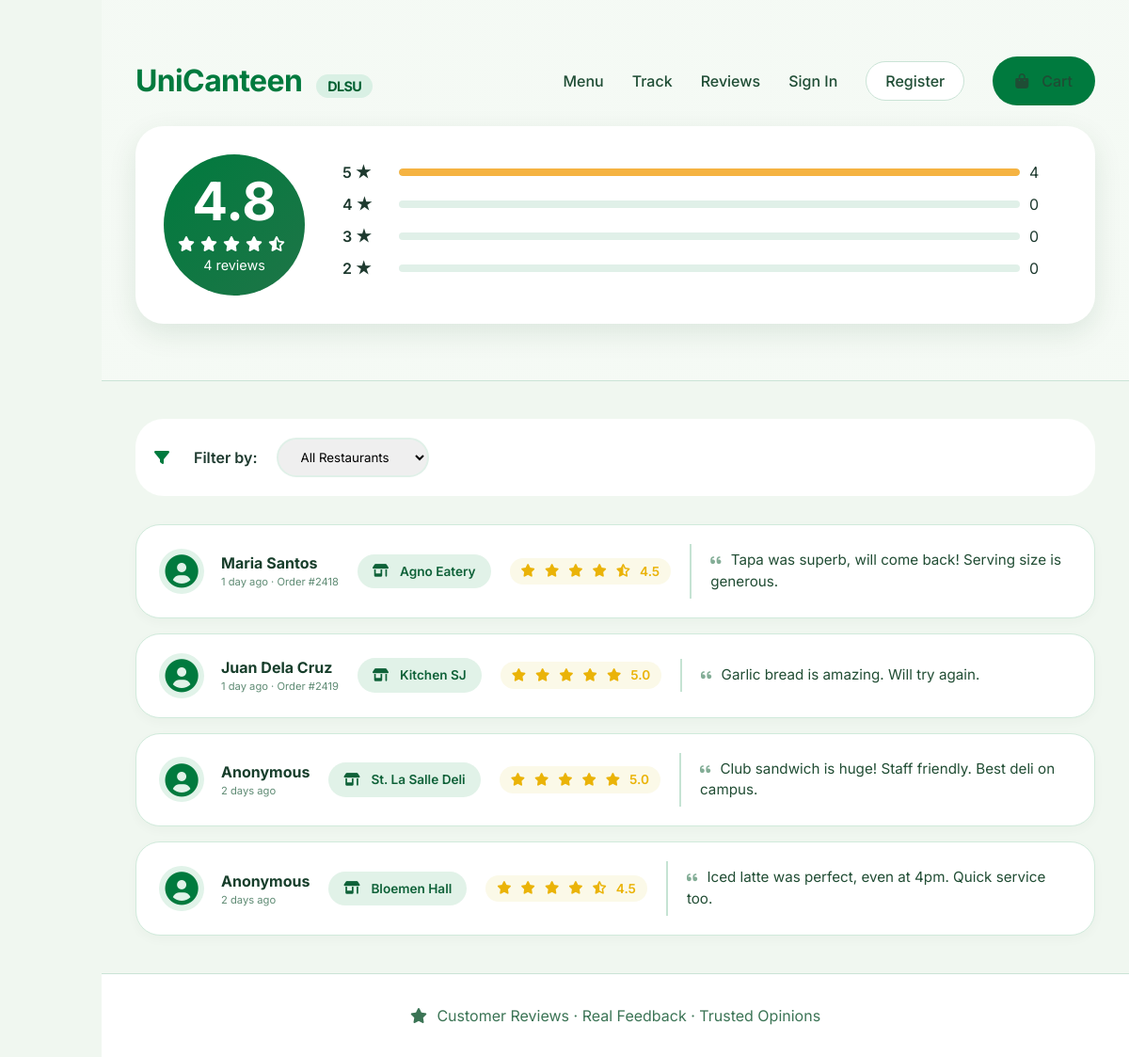
The page /frontend/reviews.php on the database its author committed.
### tables this page shows
CREATE TABLE Ratings (
    ID INT PRIMARY KEY AUTO_INCREMENT,
    restaurant_ID INT,
    order_ID INT UNIQUE,
    rating DECIMAL(3, 2) CHECK (rating BETWEEN 1.0 AND 5.0),
    review TEXT,
    timestamp TIMESTAMP DEFAULT CURRENT_TIMESTAMP,
    FOREIGN KEY (restaurant_ID) REFERENCES Restaurants(ID) ON DELETE CASCADE,
    FOREIGN KEY (order_ID) REFERENCES Orders(ID) ON DELETE CASCADE
);

CREATE TABLE Users (
    ID INT PRIMARY KEY AUTO_INCREMENT,
    email VARCHAR(60) UNIQUE NOT NULL,
    password VARCHAR(255) NOT NULL,
    full_name VARCHAR(100) NOT NULL,
    role ENUM('U', 'V', 'A') NOT NULL,
    created_at TIMESTAMP DEFAULT CURRENT_TIMESTAMP,
    is_active BOOLEAN DEFAULT TRUE,
    is_banned BOOLEAN DEFAULT FALSE,
    last_login TIMESTAMP NULL,
    login_attempts INT DEFAULT 0,
    locked_until TIMESTAMP NULL
);

CREATE TABLE Orders (
    ID INT PRIMARY KEY AUTO_INCREMENT,
    customer_ID INT,
    restaurant_ID INT,
    total_amount DECIMAL(10, 2) NOT NULL,
    status ENUM('P', 'PR', 'R', 'C') DEFAULT 'P',
    queue_number INT,
    payment_method ENUM('cash', 'gcash', 'card') DEFAULT 'cash',
    order_date TIMESTAMP DEFAULT CURRENT_TIMESTAMP,
    pickup_time TIME,
    FOREIGN KEY (customer_ID) REFERENCES Users(ID),
    FOREIGN KEY (restaurant_ID) REFERENCES Restaurants(ID)
);

CREATE TABLE Restaurants (
    ID INT PRIMARY KEY AUTO_INCREMENT,
    name VARCHAR(60) NOT NULL,
    address VARCHAR(100),
    description TEXT,
    logo_url VARCHAR(255),
    owner_ID INT,
    is_open BOOLEAN DEFAULT TRUE,
    created_at TIMESTAMP DEFAULT CURRENT_TIMESTAMP,
    FOREIGN KEY (owner_ID) REFERENCES Users(ID)
);

### config/config.php (called while the page is built, shortened)
<?php
if (!function_exists('url')) {
    function url($path = '') {
        return BASE_PATH . ltrim($path, '/');
    }
}
if (!function_exists('getTimeAgo')) {
    function getTimeAgo($timestamp) {
        $time_ago = strtotime($timestamp);
        $current_time = time();
        $time_difference = $current_time - $time_ago;
        $seconds = $time_difference;
        $minutes = round($seconds / 60);
        $hours = round($seconds / 3600);
        $days = round($seconds / 86400);
        if ($seconds < 60) {
            return "Just now";
        } else if ($minutes < 60) {
            return $minutes . " minute" . ($minutes > 1 ? "s" : "") . " ago";
        } else if ($hours < 24) {
            return $hours . " hour" . ($hours > 1 ? "s" : "") . " ago";
        } else {
            return $days . " day" . ($days > 1 ? "s" : "") . " ago";
        }
    }
}
?>

### frontend/reviews.php (the view, shortened to what this page needs)
<?php
require_once __DIR__ . '/../config/config.php';
$db = Database::getInstance()->getConnection();
$page = isset($_GET['page']) ? intval($_GET['page']) : 1;
$limit = 10;
$offset = ($page - 1) * $limit;
$restaurant_filter = isset($_GET['restaurant']) ? intval($_GET['restaurant']) : 0;
$reviewsQuery = "SELECT
    rt.*,
    r.name as restaurant_name,
    u.full_name as reviewer_name,
    u.email,
    o.queue_number as order_number
    FROM Ratings rt
    JOIN Restaurants r ON rt.restaurant_ID = r.ID
    LEFT JOIN Orders o ON rt.order_ID = o.ID
    LEFT JOIN Users u ON o.customer_ID = u.ID
    " . ($restaurant_filter > 0 ? "WHERE rt.restaurant_ID = $restaurant_filter" : "") . "
    ORDER BY rt.timestamp DESC
    LIMIT ? OFFSET ?";
$stmt = $db->prepare($reviewsQuery);
$stmt->bind_param("ii", $limit, $offset);
$stmt->execute();
$reviews = $stmt->get_result();
$statsQuery = "SELECT
    COUNT(*) as total_reviews,
    COALESCE(AVG(rating), 0) as avg_rating,
    SUM(CASE WHEN rating >= 4.5 THEN 1 ELSE 0 END) as five_star,
    SUM(CASE WHEN rating >= 3.5 AND rating < 4.5 THEN 1 ELSE 0 END) as four_star,
    SUM(CASE WHEN rating >= 2.5 AND rating < 3.5 THEN 1 ELSE 0 END) as three_star,
    SUM(CASE WHEN rating < 2.5 THEN 1 ELSE 0 END) as two_star
    FROM Ratings";
$statsResult = $db->query($statsQuery);
$stats = $statsResult->fetch_assoc();
?>
<!DOCTYPE html>
<html lang="en">
<head>
    <link rel="stylesheet" href="https://cdnjs.cloudflare.com/ajax/libs/font-awesome/6.0.0-beta3/css/all.min.css">
    <link rel="stylesheet" href="<?php echo url('assets/styles.css'); ?>">
</head>
<body>
    <div class="main-content">
        <section class="reviews-header">
            <div class="wrapper">
                <nav class="customer-nav" style="background: transparent; padding-top: 0;">
    <a href="<?php echo url('index.php'); ?>" class="logo">UniCanteen <span>DLSU</span></a>
    <div class="customer-nav-links">
        <a href="<?php echo url('index.php?page=customer'); ?>#menu">Menu</a>
        <a href="<?php echo url('index.php?page=customer'); ?>#track">Track</a>
        <a href="<?php echo url('frontend/reviews.php'); ?>">Reviews</a>
        <?php if(isset($_SESSION['user_id'])): ?>
            <a href="<?php echo url('frontend/profile.php'); ?>"><?php echo htmlspecialchars($_SESSION['user_name']); ?></a>
            <a href="<?php echo url('frontend/logout.php'); ?>" class="btn-outline">Logout</a>
        <?php else: ?>
            <a href="<?php echo url('frontend/login.php'); ?>">Sign In</a>
            <a href="<?php echo url('frontend/register.php'); ?>" class="btn-outline">Register</a>
        <?php endif; ?>
        <a href="<?php echo url('frontend/cart.php'); ?>" class="btn-primary"><i class="fas fa-bag-shopping"></i> Cart</a>
    </div>
</nav>
                <div class="rating-big">
                    <div class="rating-circle">
                        <span class="number"><?php echo number_format($stats['avg_rating'], 1); ?></span>
                        <span class="stars">
                            <?php
                            $avg = $stats['avg_rating'];
                            for($i=1; $i<=5; $i++):
                                if($i <= floor($avg)) echo '<i class="fas fa-star"></i>';
                                elseif($i - 0.5 <= $avg) echo '<i class="fas fa-star-half-alt"></i>';
                                else echo '<i class="far fa-star"></i>';
                            endfor;
                            ?>
                        </span>
                        <span style="font-size: 0.9rem;"><?php echo $stats['total_reviews']; ?> reviews</span>
                    </div>
                    <div class="rating-bars">
                        <?php
                        $ratings = [
                            5 => $stats['five_star'],
                            4 => $stats['four_star'],
                            3 => $stats['three_star'],
                            2 => $stats['two_star']
                        ];
                        foreach($ratings as $stars => $count):
                            $percentage = $stats['total_reviews'] > 0 ? ($count / $stats['total_reviews']) * 100 : 0;
                        ?>
                        <div class="rating-bar">
                            <span class="bar-label"><?php echo $stars; ?> ★</span>
                            <div class="bar-progress">
                                <div class="bar-fill" style="width: <?php echo $percentage; ?>%"></div>
                            </div>
                            <span style="min-width: 40px;"><?php echo $count; ?></span>
                        </div>
                        <?php endforeach; ?>
                    </div>
                </div>
            </div>
        </section>
        <div class="wrapper">
            <div class="filter-section">
                <i class="fas fa-filter" style="color: #007a3e;"></i>
                <span style="font-weight: 600;">Filter by:</span>
                <select onchange="window.location.href='<?php echo url('frontend/reviews.php'); ?>?restaurant=' + this.value"
                        style="padding: 10px 20px; border: 2px solid #e0f0e8; border-radius: 30px; font-family: 'Inter', sans-serif;">
                    <option value="0">All Restaurants</option>
                </select>
            </div>
            <div class="reviews-grid">
                <?php if($reviews->num_rows > 0): ?>
                    <?php while($review = $reviews->fetch_assoc()): ?>
                    <div class="review-card">
                        <div class="reviewer-avatar">
                            <i class="fas fa-user-circle"></i>
                            <div>
                                <span class="name"><?php echo htmlspecialchars($review['reviewer_name'] ?? 'Anonymous'); ?></span>
                                <div style="font-size: 0.7rem; color: #5f8b74;">
                                    <?php echo getTimeAgo($review['timestamp']); ?>
                                    <?php if($review['order_number']): ?>
                                    · Order #<?php echo $review['order_number']; ?>
                                    <?php endif; ?>
                                </div>
                            </div>
                        </div>
                        <div class="stall-badge">
                            <i class="fas fa-store-alt"></i> <?php echo htmlspecialchars($review['restaurant_name']); ?>
                        </div>
                        <div class="stars-container">
                            <?php
                            $rating = $review['rating'];
                            for($i = 1; $i <= 5; $i++):
                                if($i <= floor($rating)):
                            ?>
                                <i class="fas fa-star"></i>
                            <?php elseif($i - 0.5 <= $rating): ?>
                                <i class="fas fa-star-half-alt"></i>
                            <?php else: ?>
                                <i class="far fa-star"></i>
                            <?php endif; endfor; ?>
                            <?php echo number_format($rating, 1); ?>
                        </div>
                        <div class="review-text">
                            <i class="fas fa-quote-left"></i>
                            <?php echo htmlspecialchars($review['review']); ?>
                        </div>
                    </div>
                    <?php endwhile; ?>
                <?php endif; ?>
            </div>
        </div>
        <footer class="footer-note">
            <i class="fas fa-star"></i> Customer Reviews · Real Feedback · Trusted Opinions
        </footer>
    </div>
</body>
</html>

### assets/styles.css (style rules this page uses)
:root { --dlsu-green: #007a3e; --dlsu-darkgreen: #006032; --dlsu-lightgreen: #eaf7f0; --white: #ffffff; --off-white: #f9fffc; --border-soft: #cae3d6; --text-muted: #2b5d42; --shadow-left: 4px 0 16px rgba(0, 80, 20, 0.08); --warning: #f5b342; --danger: #b13e3e; --success: #0c6e3a; }
* { margin: 0; padding: 0; box-sizing: border-box; }
body { font-family: 'Inter', sans-serif; background: #f0f7f0; color: #1e3a2f; line-height: 1.5; display: flex; min-height: 100vh; }
i { margin-right: 6px; }
.main-content { flex: 1; overflow-y: auto; margin-left: 108px; background: #f0f7f0; }
.wrapper { max-width: 1300px; margin: 0 auto; padding: 0 36px; }
.btn-outline { border: 1px solid var(--border-soft); background: white; padding: 8px 20px; border-radius: 36px; font-weight: 600; color: var(--dlsu-green); text-decoration: none; transition: all 0.2s; cursor: pointer; }
.btn-primary { background: var(--dlsu-green); color: white; border: none; padding: 14px 24px; border-radius: 40px; font-weight: 600; cursor: pointer; transition: all 0.2s ease; display: inline-flex; align-items: center; justify-content: center; gap: 8px; text-decoration: none; flex: 1; }
.customer-nav { display: flex; justify-content: space-between; align-items: center; padding: 22px 0; }
.logo { font-weight: 700; font-size: 2rem; letter-spacing: -0.02em; color: var(--dlsu-green); text-decoration: none; }
.logo span { background: #d9f0e4; color: var(--dlsu-darkgreen); font-size: 0.9rem; padding: 4px 12px; border-radius: 50px; margin-left: 8px; }
.customer-nav-links { display: flex; gap: 30px; align-items: center; }
.customer-nav-links a { text-decoration: none; font-weight: 500; color: #1f4d35; transition: color 0.2s; }
.reviews-grid { display: flex; flex-direction: column; gap: 16px; margin: 28px 0 32px; }
.review-card { background: var(--white); border-radius: 26px; padding: 20px 24px; border: 1px solid #d0eadb; box-shadow: 0 4px 12px rgba(0, 60, 20, 0.03); display: flex; flex-wrap: wrap; align-items: center; gap: 16px 20px; transition: all 0.1s ease; }
.reviewer-avatar { display: flex; align-items: center; gap: 12px; min-width: 160px; }
.reviewer-avatar i { font-size: 2.2rem; color: var(--dlsu-green); background: #e1f3e9; width: 48px; height: 48px; border-radius: 50%; display: flex; align-items: center; justify-content: center; }
.reviewer-avatar .name { font-weight: 700; font-size: 1rem; color: #173e2b; }
.stall-badge { background: #e1f2e8; border-radius: 40px; padding: 8px 16px; font-size: 0.85rem; font-weight: 600; color: #0e6138; display: inline-flex; align-items: center; gap: 6px; white-space: nowrap; }
.stars-container { display: flex; align-items: center; gap: 4px; color: #eab308; background: #fbf9e8; padding: 4px 12px; border-radius: 40px; font-size: 0.85rem; font-weight: 600; }
.review-text { flex: 2; min-width: 240px; color: #214d34; font-size: 0.95rem; line-height: 1.5; padding: 6px 0 6px 20px; border-left: 2px solid #c5e3d3; }
.review-text i { color: #4f8b6b; opacity: 0.7; margin-right: 6px; font-size: 0.8rem; }
.footer-note { text-align: center; padding: 32px; color: #3b7455; background: white; border-top: 1px solid var(--border-soft); margin-top: 40px; }

### frontend/reviews.php (style rules this page uses)
.reviews-header { background: linear-gradient(rgba(245,250,245,0.9), rgba(245,250,245,0.95)); background-size: cover; padding: 60px 0; margin-bottom: 40px; border-bottom: 1px solid var(--border-soft); }
.rating-big { background: white; border-radius: 30px; padding: 30px; display: flex; align-items: center; gap: 40px; flex-wrap: wrap; box-shadow: 0 10px 30px rgba(0,70,30,0.1); }
.rating-circle { width: 150px; height: 150px; background: linear-gradient(135deg, #007a3e, #1e7547); border-radius: 50%; display: flex; flex-direction: column; align-items: center; justify-content: center; color: white; }
.rating-circle .number { font-size: 3.5rem; font-weight: 700; line-height: 1; }
.rating-circle .stars { font-size: 1rem; margin-top: 5px; }
.rating-bars { flex: 1; }
.rating-bar { display: flex; align-items: center; gap: 10px; margin-bottom: 10px; }
.bar-label { width: 50px; font-weight: 600; }
.bar-progress { flex: 1; height: 8px; background: #e0f0e8; border-radius: 4px; overflow: hidden; }
.bar-fill { height: 100%; background: #f5b342; border-radius: 4px; }
.filter-section { background: white; border-radius: 30px; padding: 20px; margin-bottom: 30px; display: flex; gap: 20px; align-items: center; flex-wrap: wrap; }

### rows shown on the page
ratings: users.full_name "Maria Santos", timestamp "1 day ago", order_ID.queue_number "2418", restaurant_ID.name "Agno Eatery", rating "4.5", review "Tapa was superb, will come back! Serving size is generous."
ratings: users.full_name "Juan Dela Cruz", timestamp "1 day ago", order_ID.queue_number "2419", restaurant_ID.name "Kitchen SJ", rating "5.0", review "Garlic bread is amazing. Will try again."
ratings: reviewer_name "Anonymous", timestamp "2 days ago", restaurant_ID.name "St. La Salle Deli", rating "5.0", review "Club sandwich is huge! Staff friendly. Best deli on campus."
ratings: reviewer_name "Anonymous", timestamp "2 days ago", restaurant_ID.name "Bloemen Hall", rating "4.5", review "Iced latte was perfect, even at 4pm. Quick service too."

### other values the page prints
$stats['avg_rating'] "4.8"
$stats['total_reviews'] "4"
$stars "5"
$count "4"
$stars "4"
$count "0"
$stars "3"
$stars "2"
